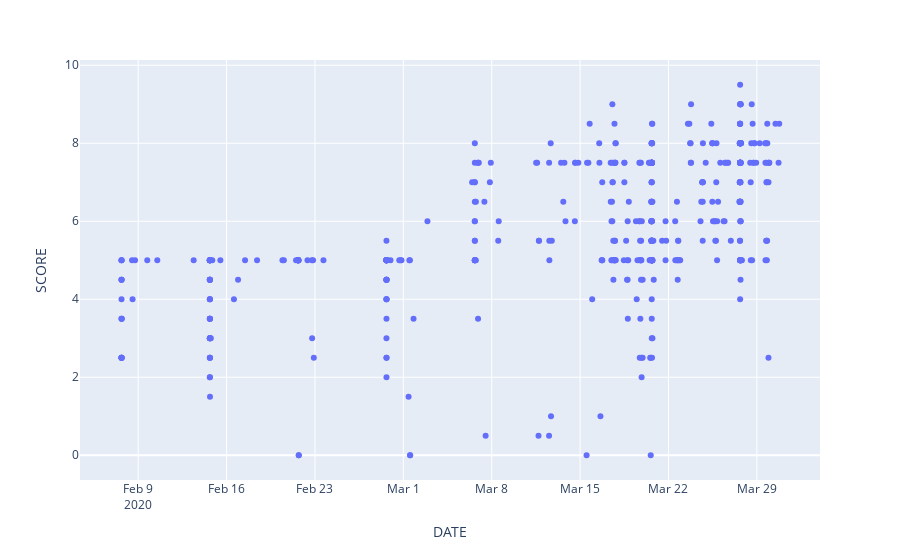

Notebook cell for this chart:
### Code cell
fig = px.scatter(data.loc[data.CURSO == '19/20'], x="DATE", y="SCORE")
fig.show()

### Figure 1 — Plotly figure (JSON) as saved in the notebook; plotly's stock layout.template omitted (floating-point values rounded to 4 significant figures; data arrays with more than 128 entries replaced by an {"elided": "..."} marker saying what was removed)
{"data": [{"hovertemplate": "DATE=%{x}<br>SCORE=%{y}<extra></extra>", "legendgroup": "", "marker": {"color": "#636efa", "symbol": "circle"}, "mode": "markers", "name": "", "orientation": "v", "showlegend": false, "type": "scatter", "x": {"elided": "838 str values"}, "xaxis": "x", "y": {"elided": "838 float values"}, "yaxis": "y"}], "layout": {"legend": {"tracegroupgap": 0}, "margin": {"t": 60}, "xaxis": {"anchor": "y", "domain": [0, 1], "title": {"text": "DATE"}}, "yaxis": {"anchor": "x", "domain": [0, 1], "title": {"text": "SCORE"}}}}
